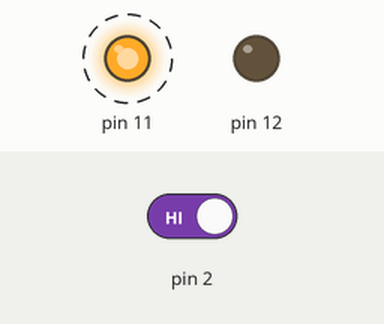
The sketch below on a simulated Arduino Uno, built with avr-gcc and run on an emulated ATmega328P. On the bench: output pins drawn as LEDs (lit = HIGH). Dashed ring = blinking. Inputs (shaded band) come from the test bench; at power-on: pin 2 HIGH.

Above: at 4.8 s.
4.9 s: pin 2 driven LOW
At 6.4 s:
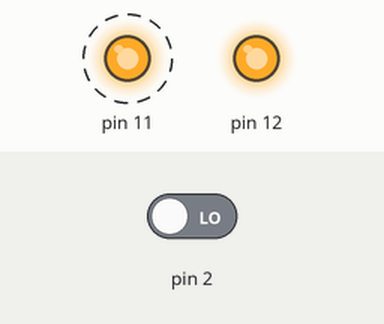
10.9 s: pin 2 driven HIGH
At 13.8 s:
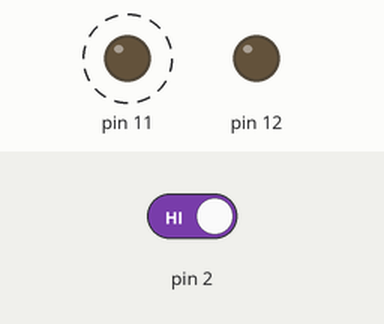
Timing chart, 0 to 22.9 s (numbered marks = the images above; inputs shaded):
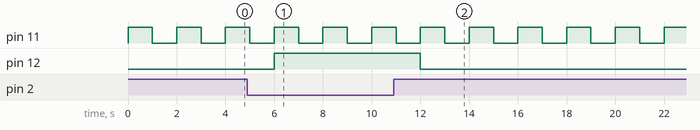

The sketch:

key_interrupt.ino
```cpp
void setup() {
  pinMode(11, OUTPUT);
  pinMode(12, OUTPUT);
  pinMode(2, INPUT);
}

void loop() {
  if (digitalRead(2) == LOW) {
    digitalWrite(12, HIGH);
  } else {
    digitalWrite(12, LOW);
  }
  digitalWrite(11, HIGH);
  delay(1000);
  digitalWrite(11, LOW);
  delay(1000);
}
```

Measured:
- after the input at 4.9 s, pin 12: LOW → HIGH after 1.1 s
- after the input at 10.9 s, pin 12: HIGH → LOW after 1.1 s
- by itself, pin 11: alternates HIGH for 1.0 s and LOW for 1.0 s
